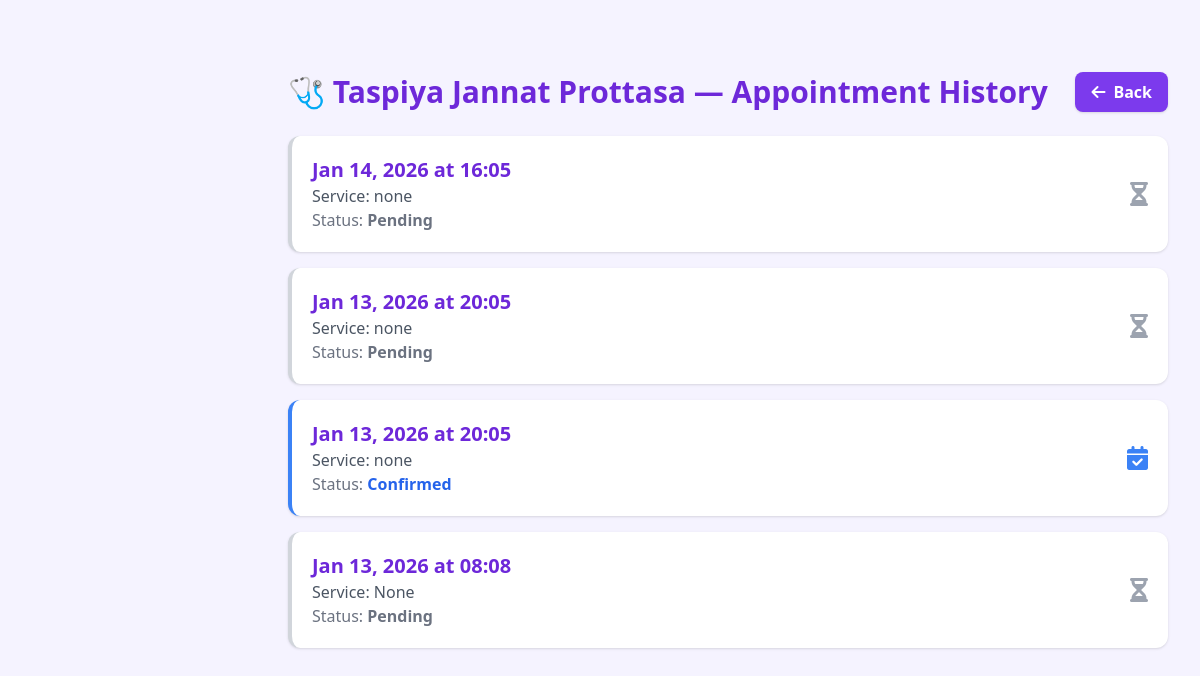
Page /doctors/patients/1/history/ (signed in) on the committed database.
### accounts/models.py (models this page shows, shortened)
class UserProfile(models.Model):
    USER_TYPE_CHOICES = (('patient', 'Patient'), ('doctor', 'Doctor'))
    username = models.CharField(max_length=150, unique=True)
    current_role = models.CharField(max_length=20, choices=[("doctor","Doctor"),("patient","Patient")], default="patient")
    email = models.EmailField(unique=True)
    name = models.CharField(max_length=255)
    password = models.CharField(max_length=256)
    user_type = models.CharField(max_length=10, choices=USER_TYPE_CHOICES)
    phone = models.CharField(max_length=15, blank=True, null=True)
    age = models.IntegerField(blank=True, null=True)
    address = models.TextField(blank=True, null=True)
    specialization = models.CharField(max_length=100, blank=True, null=True)
    license = models.CharField(max_length=50, blank=True, null=True)
    gender = models.CharField(max_length=10, blank=True, null=True)
    blood_group = models.CharField(max_length=3, blank=True, null=True)
    bio = models.TextField(blank=True, null=True)
    profile_pic = models.ImageField(upload_to="profiles/", blank=True, null=True)
    created_at = models.DateTimeField(auto_now_add=True)
    visit_fee = models.CharField(max_length=50, blank=True, null=True)
    objects = UserManager()

### doctors/models.py (models this page shows, shortened)
class Appointment(models.Model):
    doctor = models.ForeignKey(
        UserProfile,
        on_delete=models.CASCADE,
        related_name="appointments_by_doctor",
        limit_choices_to={'user_type': 'doctor'}
    )
    patient = models.ForeignKey(
        UserProfile,
        on_delete=models.CASCADE,
        related_name="appointments_by_patient",
        limit_choices_to={'user_type': 'patient'}
    )
    date = models.DateField(default=timezone.now)
    time = models.TimeField(default=timezone.now)
    phone = models.CharField(max_length=15)
    email = models.EmailField()
    service = models.CharField(max_length=100, blank=True, null=True)
    reason = models.TextField(blank=True, null=True)
    notes = models.TextField(blank=True, null=True)
    created_at = models.DateTimeField(default=timezone.now)
    status = models.CharField(
        max_length=20,
        choices=[('Pending', 'Pending'), ('Confirmed', 'Confirmed'),
                 ('Completed', 'Completed'), ('Cancelled', 'Cancelled')],
        default='Pending'
    )

### doctors/views.py (the view)
    def wrapper(request, *args, **kwargs):
        user = get_session_user(request)
        if not user:
            messages.warning(request, "Please login as a doctor first 🩺")
            return redirect("LogInSignUppage")
        return func(request, *args, **kwargs)

### doctors/context_processors.py (called while the page is built)
def doctor_context(request):
    user_id = request.session.get("user_id")
    if not user_id:
        return {}
    try:
        doctor = UserProfile.objects.get(id=user_id, user_type="doctor")
        return {"doctor": doctor}
    except UserProfile.DoesNotExist:
        return {}

### doctors/views.py (called while the page is built)
def get_session_user(request):
    user_id = request.session.get("user_id")
    if not user_id:
        return None
    try:
        return UserProfile.objects.get(id=user_id, user_type="doctor")
    except UserProfile.DoesNotExist:
        return None

def login_required_view(func):
    def wrapper(request, *args, **kwargs):
        user = get_session_user(request)
        if not user:
            messages.warning(request, "Please login as a doctor first 🩺")
            return redirect("LogInSignUppage")
        return func(request, *args, **kwargs)
    return wrapper

@login_required_view
def patient_history(request, patient_id):
    doctor = get_session_user(request)
    if not doctor:
        return redirect("LogInSignUppage")
    patient = get_object_or_404(UserProfile, id=patient_id)
    appointments = Appointment.objects.filter(doctor=doctor, patient=patient).order_by("-date", "-time")
    return render(request, "doctor_patient_history.html", {
        "patient": patient,
        "appointments": appointments,
        "doctor": doctor,
    })

### patients/context_processors.py (called while the page is built)
def patient_context(request):
    user_id = request.session.get("user_id")
    if not user_id:
        return {}
    try:
        patient = UserProfile.objects.get(id=user_id, user_type="patient")
        return {"patient": patient}
    except UserProfile.DoesNotExist:
        return {}

### doctors/templates/doctor_patient_history.html (shortened to what this page needs)
{% load static %}
<!DOCTYPE html>
<html lang="en">
<head>
  <script src="https://cdn.tailwindcss.com"></script>
  <link rel="stylesheet" href="https://cdnjs.cloudflare.com/ajax/libs/font-awesome/6.4.2/css/all.min.css"/>
</head>
<body class="bg-violet-50 min-h-screen flex flex-col md:flex-row font-sans">
  <main class="flex-1 p-6 md:p-8 md:ml-64 mt-16 md:mt-10">
    <div class="flex flex-col sm:flex-row sm:justify-between sm:items-center mb-6 gap-4">
      <h2 class="text-2xl md:text-3xl font-bold text-violet-700 text-center sm:text-left">
        🩺 {{ patient.name }} — Appointment History
      </h2>
      <button onclick="history.back()"
        class="bg-violet-600 hover:bg-violet-700 text-white font-semibold px-4 py-2 rounded-lg shadow transition flex items-center justify-center space-x-2 w-full sm:w-auto">
        <i class="fas fa-arrow-left"></i>
        <span>Back</span>
      </button>
    </div>
    {% if appointments %}
      <div class="space-y-4">
        {% for a in appointments %}
          <div class="bg-white rounded-xl shadow p-5 flex flex-col sm:flex-row sm:justify-between sm:items-center border-l-4 gap-3
            {% if a.status == 'Completed' %}
              border-green-500
            {% elif a.status == 'Confirmed' %}
              border-blue-500
            {% elif a.status == 'Cancelled' %}
              border-rose-500
            {% else %}
              border-gray-300
            {% endif %}
          ">
            <div class="flex-1">
              <p class="text-violet-700 font-semibold text-lg md:text-xl">
                {{ a.date|date:"M d, Y" }} at {{ a.time|time:"H:i" }}
              </p>
              <p class="text-gray-600 text-sm md:text-base">Service:
                <span class="font-medium">{{ a.service }}</span>
              </p>
              <p class="text-gray-500 text-sm md:text-base">
                Status:
                <span class="
                  {% if a.status == 'Completed' %}text-green-600
                  {% elif a.status == 'Confirmed' %}text-blue-600
                  {% elif a.status == 'Cancelled' %}text-rose-600
                  {% else %}text-gray-500{% endif %}
                  font-semibold
                ">
                  {{ a.status }}
                </span>
              </p>
            </div>
            <div class="text-right">
              {% if a.status == 'Completed' %}
                <i class="fas fa-check-circle text-green-500 text-2xl"></i>
              {% elif a.status == 'Confirmed' %}
                <i class="fas fa-calendar-check text-blue-500 text-2xl"></i>
              {% elif a.status == 'Cancelled' %}
                <i class="fas fa-times-circle text-rose-500 text-2xl"></i>
              {% else %}
                <i class="fas fa-hourglass-half text-gray-400 text-2xl"></i>
              {% endif %}
            </div>
          </div>
        {% endfor %}
      </div>
    {% else %}
      <p class="text-gray-500 italic text-center md:text-left mt-10">
        No appointment history found for this patient 🌿
      </p>
    {% endif %}
  </main>
</body>
</html>

### rows in the picture
UserProfile: name "Taspiya Jannat Prottasa"
Appointment: date "Jan 14, 2026", time "16:05", service "none", status "Pending"
Appointment: date "Jan 13, 2026", time "20:05", service "none", status "Pending"
Appointment: date "Jan 13, 2026", time "20:05", service "none", status "Confirmed"
Appointment: date "Jan 13, 2026", time "08:08", service "None", status "Pending"
